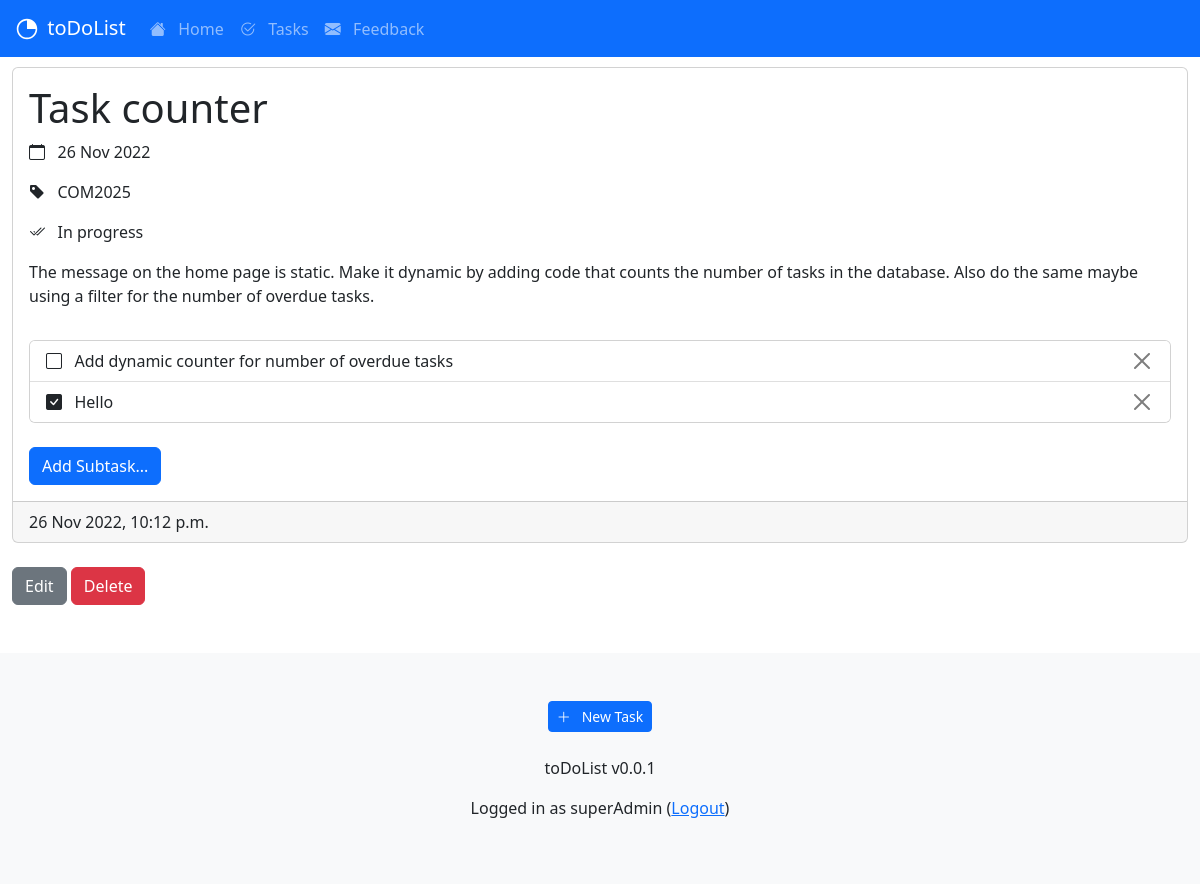
Page /tasks/5 (signed in) on the committed database.
### taskapp/models.py (models this page shows, shortened)
class Task(models.Model):
    title = models.CharField(max_length = 128, unique=True)
    description = models.TextField()
    created_at = models.DateTimeField(auto_now_add=True)
    updated_at = models.DateTimeField(auto_now=True)
    category = models.CharField(max_length = 128)
    status = models.CharField(max_length = 128)
    due_at = models.DateField(blank=True, editable=True)
    author = models.ForeignKey(User, on_delete=models.SET_NULL, null=True, blank=True)
    class Meta:
        indexes = [models.Index(fields=['title']), ]

class SubTask(models.Model):
    title = models.CharField(max_length=128)
    complete = models.BooleanField(default=False)
    task = models.ForeignKey(Task, on_delete=models.CASCADE)

### taskapp/views.py (the view)
# urls.py: path('<int:pk>', views.TaskDetailView.as_view(), name='tasks_detail'),
class TaskDetailView(LoginRequiredMixin, DetailView):
    model = Task
    template_name = 'taskapp/detail_view.html'
    def get_context_data(self, **kwargs):
        task = Task.objects.get(id=self.kwargs['pk'])
        context = {}
        context['task'] = task
        if(self.request.user == task.author or is_admin(self.request.user)):
            context['subtask_list'] = SubTask.objects.filter(task__id=self.kwargs['pk'])
        else:
            raise PermissionDenied()
        return context

### taskapp/views.py (called while the page is built)
def is_admin(user):
    return user.groups.filter(name='TasksAdminUsers').exists() or user.is_superuser

### taskapp/templates/taskapp/detail_view.html
{% extends "base.html" %}
{% block content %}
<body>
    <div class="card">
    <div class="card-body">
    <h1 class="card-title">{{ task.title }}</h1>
    <p><i class="bi bi-calendar"></i>&nbsp;&nbsp;&nbsp;{{ task.due_at }}</p>
    <p><i class="bi bi-tag-fill"></i>&nbsp;&nbsp;&nbsp;{{ task.category }}</p>
    <p><i class="bi bi-check2-all"></i>&nbsp;&nbsp;&nbsp;{{ task.status }}</p>
    <p class="card-text"> {{ task.description }}</p>
    </div>
    <div class="card-body">
        {% include 'taskapp/subtask_list.html' with nid=task.id %}
        <br>
        <div class="d-grid gap-2 d-md-block">
            <input type="button" class="btn btn-primary" onclick="location.href='{% url 'create_subtask' task.id %}';" value="Add Subtask..." />
        </div>
    </div>
    <div class="card-footer">
        {{ task.updated_at }}
    </div>
    </div>
    <br>
    <div class="d-grid gap-2 d-md-block">
        <input type="button" class="btn btn-secondary" onclick="location.href='{% url 'tasks_update' task.id %}';" value="Edit" />
        <input type="button" class="btn btn-danger" onclick="location.href='{% url 'tasks_delete' task.id %}';" value="Delete" />
    </div>
</body>
{% endblock content %}

### taskapp/templates/taskapp/subtask_list.html (shortened to what this page needs)
{% load static %}
<div class="card">
<ul class="list-group list-group-flush">
    {% for subtask in subtask_list %}
    {% if subtask.complete %}
    <li class="list-group-item complete" id="tid_{{subtask.id}}" onClick='togglecomplete({{ subtask.id }})'><i class="bi bi-check-square-fill"></i>&nbsp;&nbsp;&nbsp;{{subtask.title}}
    {% else %}
    <li class="list-group-item incomplete" id="tid_{{subtask.id}}" onClick='togglecomplete({{ subtask.id }})'><i class="bi bi-square"></i>&nbsp;&nbsp;&nbsp;{{subtask.title}}
    {% endif %}
    <button class="btn btn-close text-right" style="float:right;" onClick='event.stopPropagation();delete_t({{ subtask.id }});' type='button'></button>
    {% endfor %}
</ul>
</div>

### templates/footer.html
<footer class="bd-footer p-3 p-md-5 mt-5 bg-light text-center text-sm-center">
    <div class="container">
      <a class="btn btn-primary btn-sm" href="{% url 'tasks_new' %}" role="button"><i class="bi bi-plus-lg"></i>&nbsp;&nbsp;&nbsp;New Task</a>
      <br><br>
      <p>toDoList v0.0.1</p>
      {% if user.is_authenticated %}
        <p>Logged in as {{user.username}}
        (<a href="{% url 'logout' %}">Logout</a>)</p>
        {% else %}
        <p> No account? <a href="{% url 'signup_user' %}">Signup</a> </p>
        <p> <a href="{% url 'login' %}">Login</a> </p>
      {% endif%}
    </div>
  </footer>

### rows in the picture
Task: title "Task counter", due_at "26 Nov 2022", category "COM2025", status "In progress", description "The message on the home page is static. Make it dynamic by adding code that counts the number of tasks in the database. Also do the same maybe using a filter for the number of overdue tasks.", id "Add Subtask...", updated_at "26 Nov 2022, 10:12 p.m.", id "Edit", id "Delete"
SubTask: title "Add dynamic counter for number of overdue tasks"
SubTask: title "Hello"

### other values in the picture
{{ user.username }} "superAdmin"
